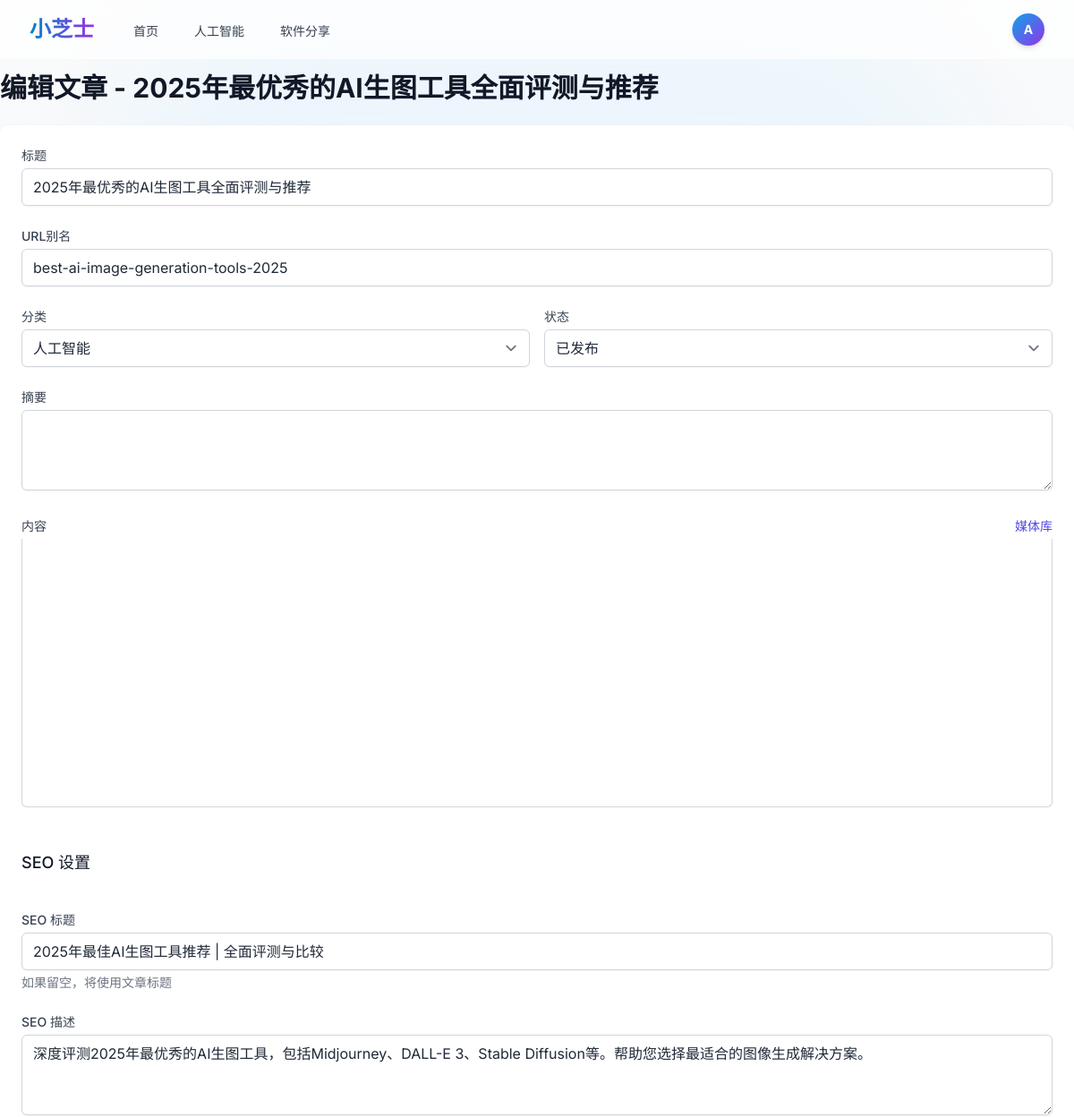
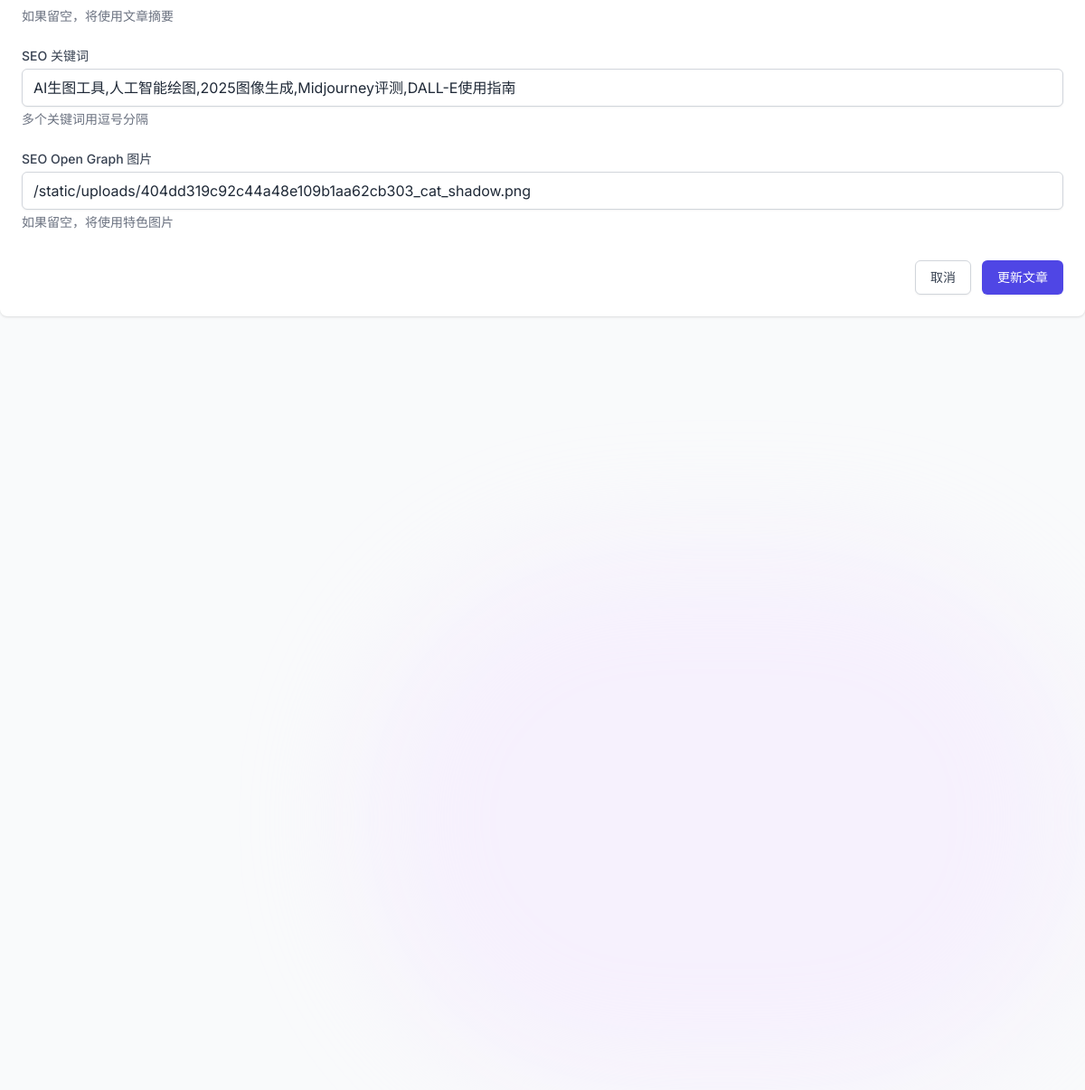
Screenshot of /dashboard/posts/8/edit (signed in) with the database file from the repository (2 pictures, top to bottom).
### app/models/__init__.py (models this page shows, shortened)
class Navigation(db.Model):
    __tablename__ = 'navigations'
    id = db.Column(db.Integer, primary_key=True)
    name = db.Column(db.String(100), nullable=False)  # 导航名称，如"首页", "关于我们"等
    title = db.Column(db.String(100), nullable=False)  # 显示标题
    url = db.Column(db.String(500), nullable=False)  # URL地址
    target = db.Column(db.String(20), default='_self')  # 打开方式: _self, _blank 等
    position = db.Column(db.Integer, default=0)  # 排序位置
    is_active = db.Column(db.Boolean, default=True)  # 是否激活
    created_at = db.Column(db.DateTime, default=datetime.utcnow)
    updated_at = db.Column(db.DateTime, default=datetime.utcnow, onupdate=datetime.utcnow)

class User(UserMixin, db.Model):
    __tablename__ = 'users'
    id = db.Column(db.Integer, primary_key=True)
    username = db.Column(db.String(80), unique=True, nullable=False)
    email = db.Column(db.String(120), unique=True, nullable=False)
    password_hash = db.Column(db.String(255), nullable=False)
    first_name = db.Column(db.String(50), nullable=True)
    last_name = db.Column(db.String(50), nullable=True)
    bio = db.Column(db.Text, nullable=True)
    avatar = db.Column(db.String(255), nullable=True)
    role = db.Column(db.String(20), default='user')  # user, editor, admin
    is_active = db.Column(db.Boolean, default=True)
    created_at = db.Column(db.DateTime, default=datetime.utcnow)
    updated_at = db.Column(db.DateTime, default=datetime.utcnow, onupdate=datetime.utcnow)
    posts = db.relationship('Post', backref='author', lazy=True, foreign_keys='Post.user_id')
    comments = db.relationship('Comment', backref='author', lazy=True, foreign_keys='Comment.user_id')

class Post(db.Model):
    __tablename__ = 'posts'
    id = db.Column(db.Integer, primary_key=True)
    title = db.Column(db.String(200), nullable=False)
    slug = db.Column(db.String(200), unique=True, nullable=False)
    content = db.Column(db.Text, nullable=False)
    excerpt = db.Column(db.Text, nullable=True)
    featured_image = db.Column(db.String(255), nullable=True)
    status = db.Column(db.String(20), default='draft')  # draft, published, archived
    view_count = db.Column(db.Integer, default=0)
    user_id = db.Column(db.Integer, db.ForeignKey('users.id'), nullable=False)
    category_id = db.Column(db.Integer, db.ForeignKey('categories.id'), nullable=True)
    published_at = db.Column(db.DateTime, nullable=True)
    created_at = db.Column(db.DateTime, default=datetime.utcnow)
    updated_at = db.Column(db.DateTime, default=datetime.utcnow, onupdate=datetime.utcnow)
    seo_title = db.Column(db.String(200), nullable=True)
    seo_description = db.Column(db.Text, nullable=True)
    seo_keywords = db.Column(db.Text, nullable=True)
    seo_og_image = db.Column(db.String(255), nullable=True)
    comments = db.relationship('Comment', backref='post', lazy=True)

### app/main/__init__.py (the view, shortened to what this page needs)
@bp.route('/dashboard/posts/<int:id>/edit', methods=['GET', 'POST'])
@login_required
def edit_post(id):
    post = Post.query.get_or_404(id)
    if post.user_id != current_user.id:
        flash('您没有权限编辑此文章', 'error')
        return redirect(url_for('main.dashboard'))
    categories = Category.query.all()
    return render_template('main/edit_post.html', post=post, categories=categories)

### app/main/__init__.py (called while the page is built)
@bp.context_processor
def inject_navigations():
    from app.models import Navigation
    active_navigations = Navigation.query.filter_by(is_active=True).order_by(Navigation.position).all()
    return dict(active_navigations=active_navigations)

### app/utils/seo.py (called while the page is built)
def get_seo_settings():
    return SeoSetting.query.first()

def register_seo_functions(app):
    @app.context_processor
    def inject_seo_functions():
        return dict(
            get_post_seo_data=get_post_seo_data,
            get_category_seo_data=get_category_seo_data,
            get_search_seo_data=get_search_seo_data,
            generate_meta_tags=generate_meta_tags
        )

### app/templates/main/edit_post.html (shortened to what this page needs)
{% extends "base.html" %}
{% block content %}
<div class="max-w-7xl mx-auto">
    <div class="md:flex md:items-center md:justify-between mb-6">
        <div class="flex-1 min-w-0">
            <h2 class="text-2xl font-bold leading-7 text-gray-900 sm:text-3xl sm:truncate">
                编辑文章 - {{ post.title }}
            </h2>
        </div>
    </div>
    <div class="bg-white shadow rounded-lg p-6">
        <form method="POST">
            <div class="grid grid-cols-1 gap-y-6 gap-x-4 sm:grid-cols-6">
                <div class="sm:col-span-6">
                    <label class="block text-sm font-medium text-gray-700 mb-1">标题</label>
                    <input type="text" name="title" value="{{ post.title }}" required class="w-full px-3 py-2 border border-gray-300 rounded-md shadow-sm focus:outline-none focus:ring-indigo-500 focus:border-indigo-500">
                </div>
                <div class="sm:col-span-6">
                    <label class="block text-sm font-medium text-gray-700 mb-1">URL别名</label>
                    <input type="text" name="slug" value="{{ post.slug }}" required class="w-full px-3 py-2 border border-gray-300 rounded-md shadow-sm focus:outline-none focus:ring-indigo-500 focus:border-indigo-500">
                </div>
                <div class="sm:col-span-3">
                    <label class="block text-sm font-medium text-gray-700 mb-1">分类</label>
                    <select name="category_id" class="w-full px-3 py-2 border border-gray-300 rounded-md shadow-sm focus:outline-none focus:ring-indigo-500 focus:border-indigo-500">
                        {% for category in categories %}
                        <option value="{{ category.id }}" {{ 'selected' if post.category_id == category.id }}>{{ category.name }}</option>
                        {% endfor %}
                    </select>
                </div>
                <div class="sm:col-span-3">
                    <label class="block text-sm font-medium text-gray-700 mb-1">状态</label>
                    <select name="status" class="w-full px-3 py-2 border border-gray-300 rounded-md shadow-sm focus:outline-none focus:ring-indigo-500 focus:border-indigo-500">
                        <option value="published" {{ 'selected' if post.status == 'published' }}>已发布</option>
                    </select>
                </div>
                <div class="sm:col-span-6">
                    <label class="block text-sm font-medium text-gray-700 mb-1">摘要</label>
                    <textarea name="excerpt" rows="3" class="w-full px-3 py-2 border border-gray-300 rounded-md shadow-sm focus:outline-none focus:ring-indigo-500 focus:border-indigo-500">{{ post.excerpt }}</textarea>
                </div>
                <div class="sm:col-span-6">
                    <div class="flex items-center justify-between mb-1">
                        <label class="block text-sm font-medium text-gray-700">内容</label>
                        <button type="button" id="openMediaLibrary" class="text-sm text-indigo-600 hover:text-indigo-800">
                            媒体库
                        </button>
                    </div>
                    <div id="editor" style="border: 1px solid #d1d5db; border-top: none; min-height: 300px; height: 300px; border-radius: 0 0 0.375rem 0.375rem;">
                    </div>
                </div>
                <div class="sm:col-span-6">
                    <h3 class="text-lg font-medium text-gray-900 mb-4 mt-6">SEO 设置</h3>
                </div>
                <div class="sm:col-span-6">
                    <label class="block text-sm font-medium text-gray-700 mb-1">SEO 标题</label>
                    <input type="text" name="seo_title" value="{{ post.seo_title or '' }}" class="w-full px-3 py-2 border border-gray-300 rounded-md shadow-sm focus:outline-none focus:ring-indigo-500 focus:border-indigo-500">
                    <p class="mt-1 text-sm text-gray-500">如果留空，将使用文章标题</p>
                </div>
                <div class="sm:col-span-6">
                    <label class="block text-sm font-medium text-gray-700 mb-1">SEO 描述</label>
                    <textarea name="seo_description" rows="3" class="w-full px-3 py-2 border border-gray-300 rounded-md shadow-sm focus:outline-none focus:ring-indigo-500 focus:border-indigo-500">{{ post.seo_description or '' }}</textarea>
                    <p class="mt-1 text-sm text-gray-500">如果留空，将使用文章摘要</p>
                </div>
                <div class="sm:col-span-6">
                    <label class="block text-sm font-medium text-gray-700 mb-1">SEO 关键词</label>
                    <input type="text" name="seo_keywords" value="{{ post.seo_keywords or '' }}" class="w-full px-3 py-2 border border-gray-300 rounded-md shadow-sm focus:outline-none focus:ring-indigo-500 focus:border-indigo-500">
                    <p class="mt-1 text-sm text-gray-500">多个关键词用逗号分隔</p>
                </div>
                <div class="sm:col-span-6">
                    <label class="block text-sm font-medium text-gray-700 mb-1">SEO Open Graph 图片</label>
                    <input type="text" name="seo_og_image" value="{{ post.seo_og_image or '' }}" class="w-full px-3 py-2 border border-gray-300 rounded-md shadow-sm focus:outline-none focus:ring-indigo-500 focus:border-indigo-500">
                    <p class="mt-1 text-sm text-gray-500">如果留空，将使用特色图片</p>
                </div>
            </div>
            <div class="mt-8 flex justify-end">
                <a href="{{ url_for('main.dashboard') }}" class="bg-white py-2 px-4 border border-gray-300 rounded-md shadow-sm text-sm font-medium text-gray-700 hover:bg-gray-50 focus:outline-none focus:ring-2 focus:ring-offset-2 focus:ring-indigo-500">
                    取消
                </a>
                <button type="submit" class="ml-3 inline-flex justify-center py-2 px-4 border border-transparent shadow-sm text-sm font-medium rounded-md text-white bg-indigo-600 hover:bg-indigo-700 focus:outline-none focus:ring-2 focus:ring-offset-2 focus:ring-indigo-500">
                    更新文章
                </button>
            </div>
        </form>
    </div>
</div>
<link href="https://unpkg.com/@wangeditor/editor@5.1.23/dist/css/style.css" rel="stylesheet">
{% endblock %}

### app/templates/base.html (shortened to what this page needs)
<!DOCTYPE html>
<html lang="zh-CN">
<head>
    <script src="https://cdn.tailwindcss.com?plugins=typography,forms,line-clamp"></script>
    <link rel="stylesheet" href="{{ url_for('static', filename='css/style.css') }}">
    <link rel="stylesheet" href="{{ url_for('static', filename='css/card-styles.css') }}">
</head>
<body class="bg-gray-50 font-sans text-gray-800 antialiased selection:bg-primary-500 selection:text-white">
    <div class="fixed inset-0 -z-10 overflow-hidden">
        <div
            class="absolute bottom-0 right-0 w-[800px] h-[600px] bg-purple-100 rounded-full blur-3xl opacity-50 pointer-events-none">
        </div>
    </div>
    <nav class="fixed w-full z-50 top-0 transition-all duration-300 glass">
        <div class="max-w-7xl mx-auto px-4 sm:px-6 lg:px-8">
            <div class="flex justify-between h-16">
                <div class="flex items-center">
                    <div class="flex-shrink-0 flex items-center">
                        <a href="{{ url_for('main.index') }}"
                            class="text-2xl font-bold bg-clip-text text-transparent bg-gradient-to-r from-primary-600 to-purple-600 hover:opacity-80 transition-opacity">
                        </a>
                    </div>
                    <div class="hidden md:ml-10 md:flex md:space-x-8">
                        {% for nav in active_navigations %}
                        <a href="{{ nav.url }}"
                            class="text-gray-700 hover:text-primary-600 inline-flex items-center px-1 pt-1 text-sm font-medium transition-colors relative group"
                            target="{{ nav.target }}">
                            {{ nav.title }}
                        </a>
                        {% endfor %}
                    </div>
                </div>
                <div class="flex items-center space-x-4">
                    <div class="flex items-center">
                        {% if current_user.is_authenticated %}
                        <div class="relative ml-3 group">
                            <button
                                class="flex items-center max-w-xs text-sm rounded-full focus:outline-none focus:ring-2 focus:ring-offset-2 focus:ring-primary-500 transition-transform transform group-hover:scale-105">
                                <div
                                    class="h-9 w-9 rounded-full bg-gradient-to-br from-primary-500 to-purple-600 text-white flex items-center justify-center font-bold shadow-md">
                                    {{ current_user.username[0].upper() }}
                                </div>
                            </button>
                        </div>
                        {% endif %}
                    </div>
                </div>
            </div>
        </div>
    </nav>
    <main class="pt-20 pb-12 min-h-screen relative z-0">
        {% block content %}{% endblock %}
    </main>
</body>
</html>

### app/static/css/style.css (style rules this page uses)
.glass { background: rgba(255, 255, 255, 0.7); backdrop-filter: blur(10px); -webkit-backdrop-filter: blur(10px); border: 1px solid rgba(255, 255, 255, 0.3); }

### app/templates/main/edit_post.html (style rules this page uses)
#editor { z-index: 0; }

### rows the page displays
Navigation: title "首页"
Navigation: title "人工智能"
Navigation: title "软件分享"
User: username "A"
Post: title "2025年最优秀的AI生图工具全面评测与推荐", slug "best-ai-image-generation-tools-2025", seo_title "2025年最佳AI生图工具推荐 | 全面评测与比较", seo_description "深度评测2025年最优秀的AI生图工具，包括Midjourney、DALL-E 3、Stable Diffusion等。帮助您选择最适合的图像生成解决方案。", seo_keywords "AI生图工具,人工智能绘图,2025图像生成,Midjourney评测,DALL-E使用指南", seo_og_image "/static/uploads/404dd319c92c44a48e109b1aa62cb303_cat_shadow.png"

### other values shown
form field category_id "人工智能"
